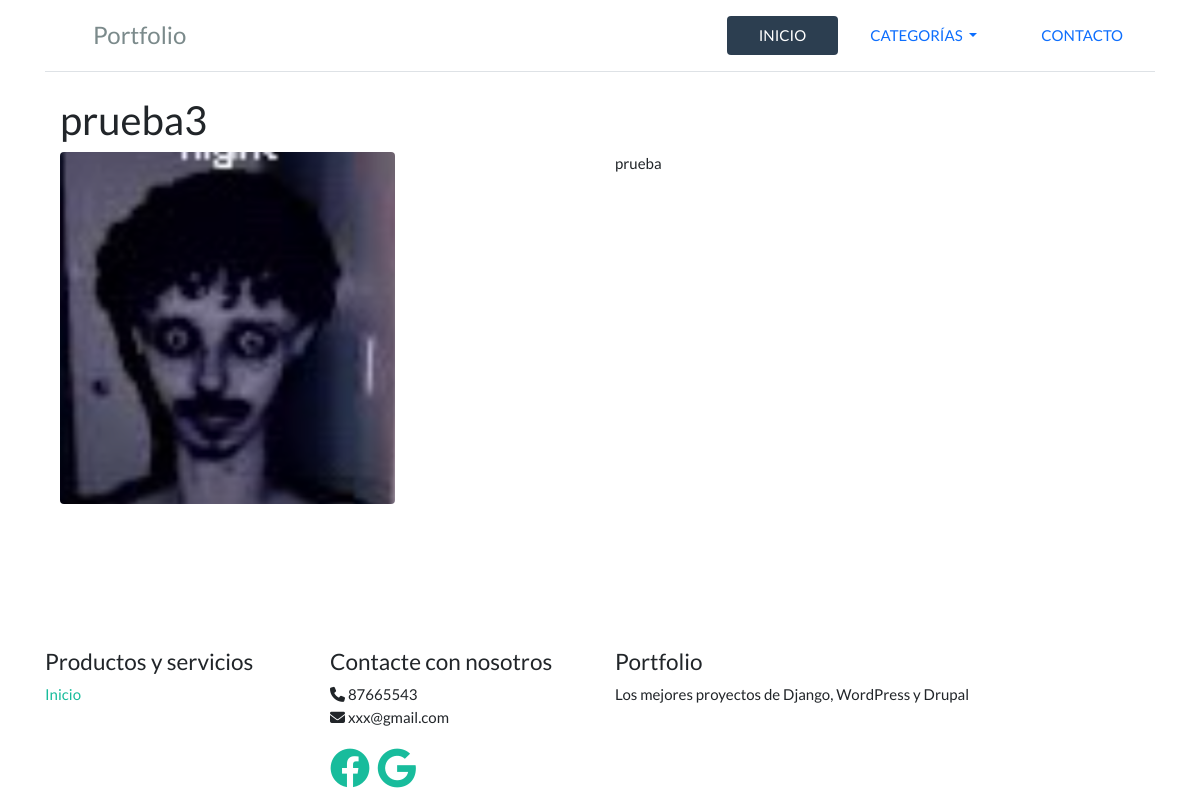
Screenshot of /proyecto/9/ with the database file from the repository.
### portfolioapp/models.py (models this page shows, shortened)
class Proyecto(models.Model) :
    categorias = models.ManyToManyField(Categoria, verbose_name="Categoria", related_name="proyectos")
    titulo = models.CharField(max_length = 250, verbose_name='Título', null=False, blank=False)
    descripcion = models.TextField(verbose_name='Descripción', null=False, blank=False)
    year = models.IntegerField(verbose_name='Año', null=False, blank=False)
    fecha_creacion = models.DateTimeField(verbose_name='Fecha creación', default=now)
    imagen = models.ImageField(verbose_name = 'Imagen', null=True, blank=True)

### portfolioapp/views.py (the view)
# urls.py: path('proyecto/<int:pk>/', views.ProyectoView.as_view(), name='proyecto'),
class ProyectoView(TemplateView):
    template_name = 'portfolio/proyecto.html'
    def get_context_data(self, *args, **kwargs):
        context = super(ProyectoView, self).get_context_data(**kwargs)
        context['proyecto'] = get_object_or_404(Proyecto, id=kwargs['pk'])
        return context

### portfolioapp/templatetags/categorias_dropdown.py (called while the page is built)
@register.inclusion_tag('portfolio/categorias_dropdown.html')
def categorias_dropdown():
    categorias = Categoria.objects.all()
    return {'categorias': categorias}

### templates/portfolio/proyecto.html (shortened to what this page needs)
{% extends 'portfolio/base.html' %}
{% block content %}
<div class="container">
    <h2>{{proyecto.titulo}}</h2>
    <div class="row">
        {% if proyecto.imagen %}
        <div class="col-sm">
            <img src="{{ proyecto.imagen.url }}" alt="{{proyecto.titulo}}" class="img-fluid rounded">
            <br>
        </div>
        {% endif %}
        <div class="col-sm">
            {{proyecto.descripcion|safe}}
        </div>
    </div>
</div>
{% endblock %}

### rows the page displays
Proyecto: titulo "prueba3", imagen (picture), descripcion "prueba"
